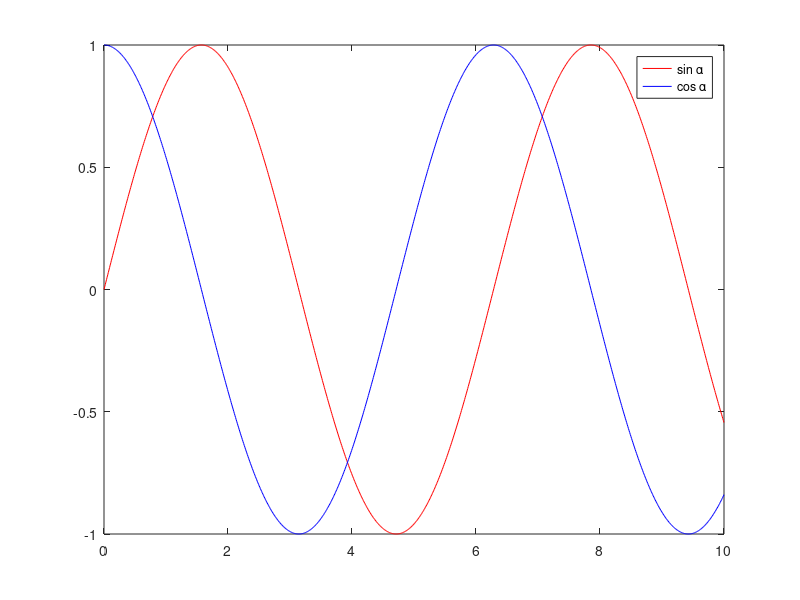

This figure's MATLAB source:
clear ; clc
alpha = linspace(0,10,1000) ;
y = sin(alpha) ;
z = cos(alpha) ;
plot(alpha,y,'r'); hold on
plot(alpha,z,'b') ; hold off
legend('sin \alpha','cos \alpha','location','northeast')
title('')